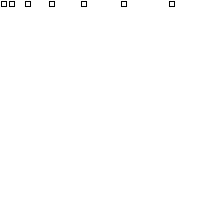
Frame 1 (no input)
Frame 60 (the mouse pressed at the canvas centre just before this capture): identical to frame 1, image omitted
Frame 120 (the mouse held since frame 60 and released just before this capture): identical to frame 1, image omitted

The Processing sketch that drew this single still picture (run headless with seeded random() and noise(); from frame 60 on, the mouse is pressed at the canvas centre):

// Processing sketch: processing_92040
// ── processing_92040.pde

void setup() {
  size (200, 200);
  background (255);
}
void draw() {
    int coord=1;
  while (coord<=255) {
    rect ((coord*coord), 1, 5, 5);
    coord=coord+2;
  }
}
